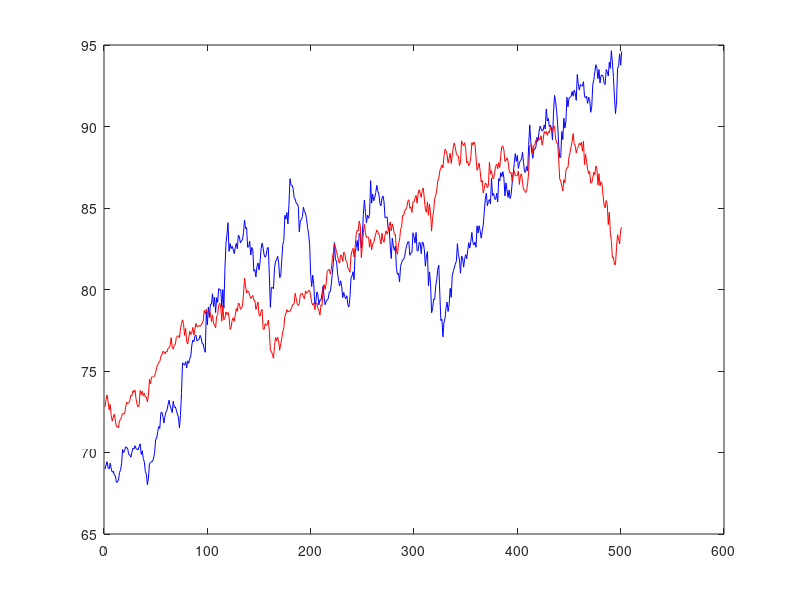

MATLAB code for this plot: (Note: this script raises an error after producing the figure.)
clear;
pepsi = csvread('Pepsi.csv');
coca = csvread('Coca.csv');

pepsi = pepsi(3000:3500);
coca = coca(3000:3500);

p = polyfit(coca,pepsi,1);
length = size(coca,1);

plot(1:length,pepsi,'b',1:length,p(1)* coca+p(2),'r');

Y = [coca, pepsi];

[h,pValue,stat,cValue,reg] = egcitest(Y,'test',{'t1','t2'});
pValue

a = reg(2).coeff(1);
b = reg(2).coeff(2);
plot(Y*[1;-b]-a);
